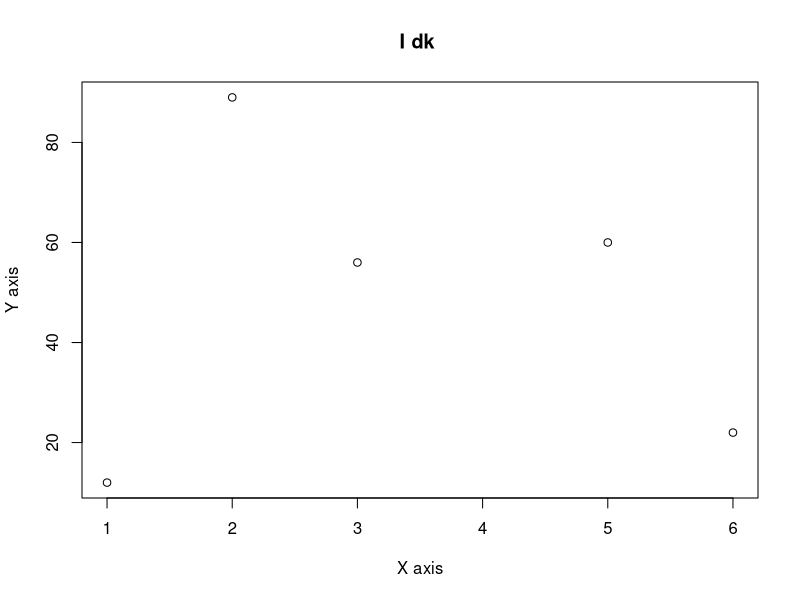

The R source for this figure:
x <- c(1 , 3 , 6 , 2 , 5)

y <- c(12 , 56 , 22 , 89 , 60)

plot(x , y , type="p" , xlab = "X axis" , ylab = "Y axis" , main="I dk " )
